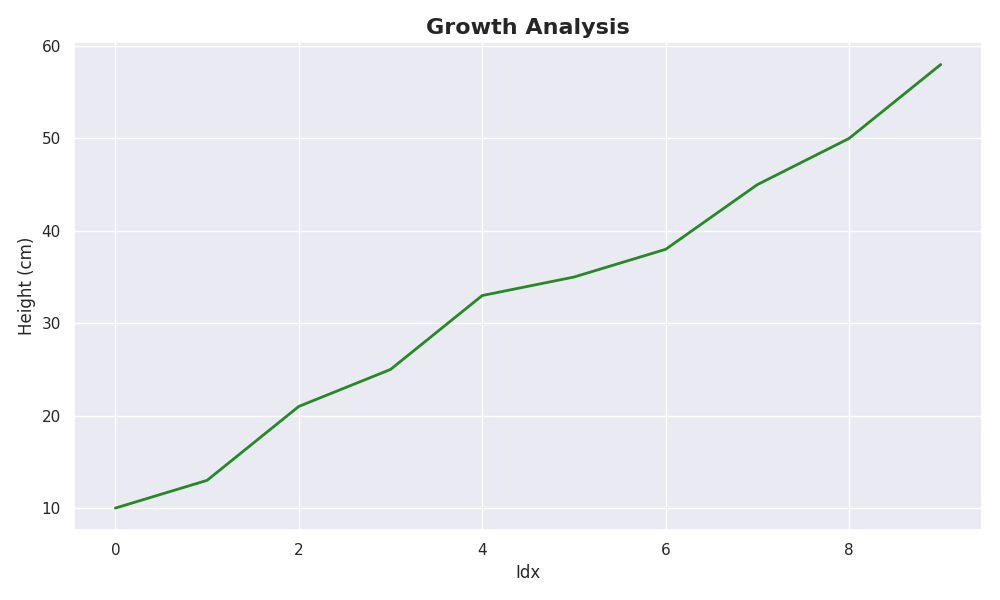

Generate this figure with Python:
import matplotlib.pyplot as plt
import numpy as np

# Plant growth data
plant_height = np.array([10, 13, 21, 25, 33, 35, 38, 45, 50, 58])

plt.figure(figsize=(10, 6))
plt.plot(plant_height, color='forestgreen', linewidth=2, linestyle='-')

plt.title("Growth Analysis", fontsize=16, fontweight='bold')
plt.xlabel("Idx", fontsize=12)
plt.ylabel("Height (cm)", fontsize=12)

plt.tight_layout()

plt.show()
